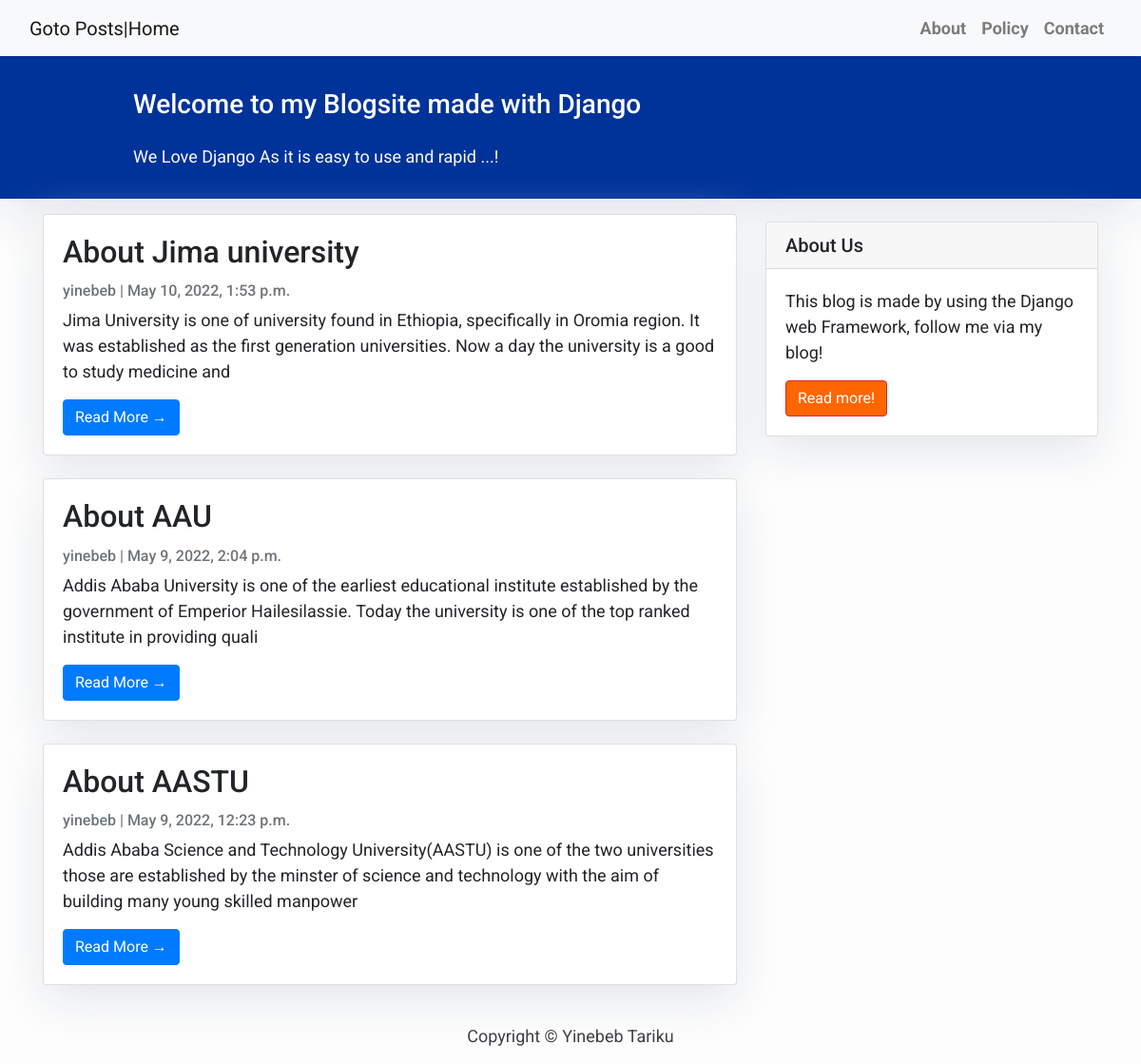
Screenshot of /blog/ with the database file from the repository.
### blog/models.py (models this page shows, shortened)
class Post(models.Model):
    title = models.CharField(max_length=200, unique=True)
    slug = models.SlugField(max_length=200, unique=True)
    author = models.ForeignKey(
        User, on_delete=models.CASCADE, related_name='blog_posts')
    updated_on = models.DateTimeField(auto_now=True)
    content = models.TextField()
    created_on = models.DateTimeField(auto_now_add=True)
    status = models.IntegerField(choices=STATUS, default=0)
    class Meta:  # class used to store metadata
        ordering = ['-created_on']

### blog/views.py (the view)
# urls.py: path('', views.PostList.as_view(), name='home'),
class PostList(generic.ListView):
    queryset = Post.objects.filter(status=1).order_by('-created_on')
    template_name = 'index.html'

### templates/index.html (shortened to what this page needs)
{% extends "base.html" %}
{% block content %}
<header class="masthead">
    <div class="container">
        <div class="row">
            <div class=" col-md-8 col-md-10 mx-auto">
                <div class="site-heading">
                    <h3 class=" site-heading my-4 mt-3 text-white"> Welcome to my Blogsite made with Django  </h3>
                    <p class="text-light">We Love Django As it is easy to use and rapid ...! &nbsp
                    </p>
                </div>
            </div>
        </div>
    </div>
</header>
<div class="container">
    <div class="row">
        <div class="col-md-8 mt-3 left">
            {% for post in post_list %}
            <div class="card mb-4">
                <div class="card-body">
                    <h2 class="card-title">{{ post.title }}</h2>
                    <p class="card-text text-muted h6">{{ post.author }} | {{ post.created_on}} </p>
                    <p class="card-text">{{post.content|slice:":200" }}</p>
                    <a href="{% url 'post_detail' post.slug  %}" class="btn btn-primary">Read More &rarr;</a>
                </div>
            </div>
            {% endfor %}
        </div>
        {% block sidebar %} {% include 'sidebar.html' %} {% endblock sidebar %}
    </div>
</div>
{%endblock%}

### templates/base.html (shortened to what this page needs)
<!DOCTYPE html>
<html>
    <head>
        <link rel="stylesheet" href="https://maxcdn.bootstrapcdn.com/bootstrap/4.0.0/css/bootstrap.min.css"
 />
    </head>
    <body>
        <nav class="navbar navbar-expand-lg navbar-light bg-light shadow" id="mainNav">
            <div class="container-fluid">
                <a class="navbar-brand" href="{% url 'home' %}">Goto Posts|Home</a>
                <div class="collapse navbar-collapse" id="navbarResponsive">
                    <ul class="navbar-nav ml-auto">
                        <li class="nav-item text-black">
                            {% load static %}
                            <a class="nav-link text-black font-weight-bold" href={% static "about.html" %} target="_blank">About</a>
                        </li>
                        <li class="nav-item text-black">
                            <a class="nav-link text-black font-weight-bold" href={% static "about.html" %} target="_blank">Policy</a>
                        </li>
                        <li class="nav-item text-black">
                            <a class="nav-link text-black font-weight-bold" href={% static "about.html" %} target="_blank">Contact</a>
                        </li>
                    </ul>
                </div>
            </div>
        </nav>
        {% block content %}{% endblock content %}
        <footer class="py-3 bg-grey">
            <p class="m-0 text-dark text-center ">Copyright &copy; Yinebeb Tariku</p>
        </footer>
    </body>
</html>

### templates/sidebar.html (shortened to what this page needs)
 {% block sidebar %}
        <div class="col-md-4 float-right ">
        <div class="card my-4">
                <h5 class="card-header">About Us</h5>
            <div class="card-body">
                <p class="card-text"> This blog is made by using the Django web Framework, follow me via my blog!</p>
                <a href="https://docs.djangoproject.com/en/4.0/intro/tutorial01/"
                class="btn btn-danger">Read more!</a>
            </div>
        </div>
        </div>
        {% endblock sidebar %}

### templates/base.html (style rules this page uses)
body { font-family: "Roboto", sans-serif; font-size: 17px; background-color: #fdfdfd; }
.shadow { box-shadow: 0 4px 2px -2px rgba(0, 0, 0, 0.1); }
.btn-danger { color: #fff; background-color: #FF6600; border-color: #dc281e; }
.masthead { background: #003399; height: auto; padding-bottom: 15px; box-shadow: 0 16px 48px #E3E7EB; padding-top: 10px; }

### templates/index.html (style rules this page uses)
body { font-family: "Roboto", sans-serif; font-size: 18px; background-color: #fdfdfd; }
.card { box-shadow: 0 16px 48px #E3E7EB; }

### templates/sidebar.html (style rules this page uses)
.card { box-shadow: 0 16px 48px #E3E7EB; }

### rows the page displays
Post: title "About Jima university", author "yinebeb", created_on "May 10, 2022, 1:53 p.m.", content "Jima University is one of university found in Ethiopia, specifically in Oromia region. It was established as the first generation universities. Now a day the university is a good to study medicine and"
Post: title "About AAU", author "yinebeb", created_on "May 9, 2022, 2:04 p.m.", content "Addis Ababa University is one of the earliest educational institute established by the government of Emperior Hailesilassie. Today the university is one of the top ranked institute in providing quali"
Post: title "About AASTU", author "yinebeb", created_on "May 9, 2022, 12:23 p.m.", content "Addis Ababa Science and Technology University(AASTU) is one of the two universities those are established by the minster of science and technology with the aim of building many young skilled manpower"
